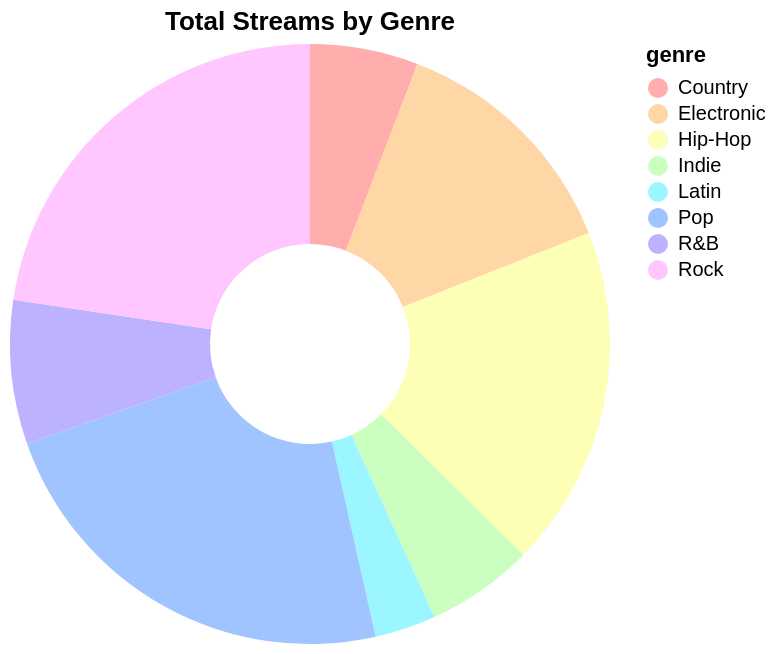

Notebook code for this chart:
### Markdown cell above
Donut Circle

### Code cell
import altair as alt

genre_streams = df.groupby("genre")["streams_millions"].sum().reset_index()
pastels_colors = ["#FFADAD" , "#FFD6A5", "#FDFFB6", "#CAFFBF", "#9BF6FF", "#A0C4FF", "#BDB2FF", "#FFC6FF" ]

alt.Chart(genre_streams).mark_arc(innerRadius=50).encode(theta="streams_millions:Q",color=alt.Color("genre:N",scale=alt.Scale(range=pink_colors))
).properties(title="Total Streams by Genre")

### Figure 1 — Vega-Lite specification as saved in the notebook (floating-point values rounded to 4 significant figures)
{"config": {"view": {"continuousWidth": 300, "continuousHeight": 300}}, "data": {"name": "data-eef6e37711615a9f78d943ddb38c05d2"}, "mark": {"type": "arc", "innerRadius": 50}, "encoding": {"color": {"field": "genre", "scale": {"range": ["#FFADAD", "#FFD6A5", "#FDFFB6", "#CAFFBF", "#9BF6FF", "#A0C4FF", "#BDB2FF", "#FFC6FF"]}, "type": "nominal"}, "theta": {"field": "streams_millions", "type": "quantitative"}}, "title": "Total Streams by Genre", "$schema": "https://vega.github.io/schema/vega-lite/v5.20.1.json", "datasets": {"data-eef6e37711615a9f78d943ddb38c05d2": [{"genre": "Country", "streams_millions": 711.7}, {"genre": "Electronic", "streams_millions": 1603.0}, {"genre": "Hip-Hop", "streams_millions": 2251.0}, {"genre": "Indie", "streams_millions": 705.5}, {"genre": "Latin", "streams_millions": 402.4}, {"genre": "Pop", "streams_millions": 2822.0}, {"genre": "R&B", "streams_millions": 945.1}, {"genre": "Rock", "streams_millions": 2764.0}]}}
